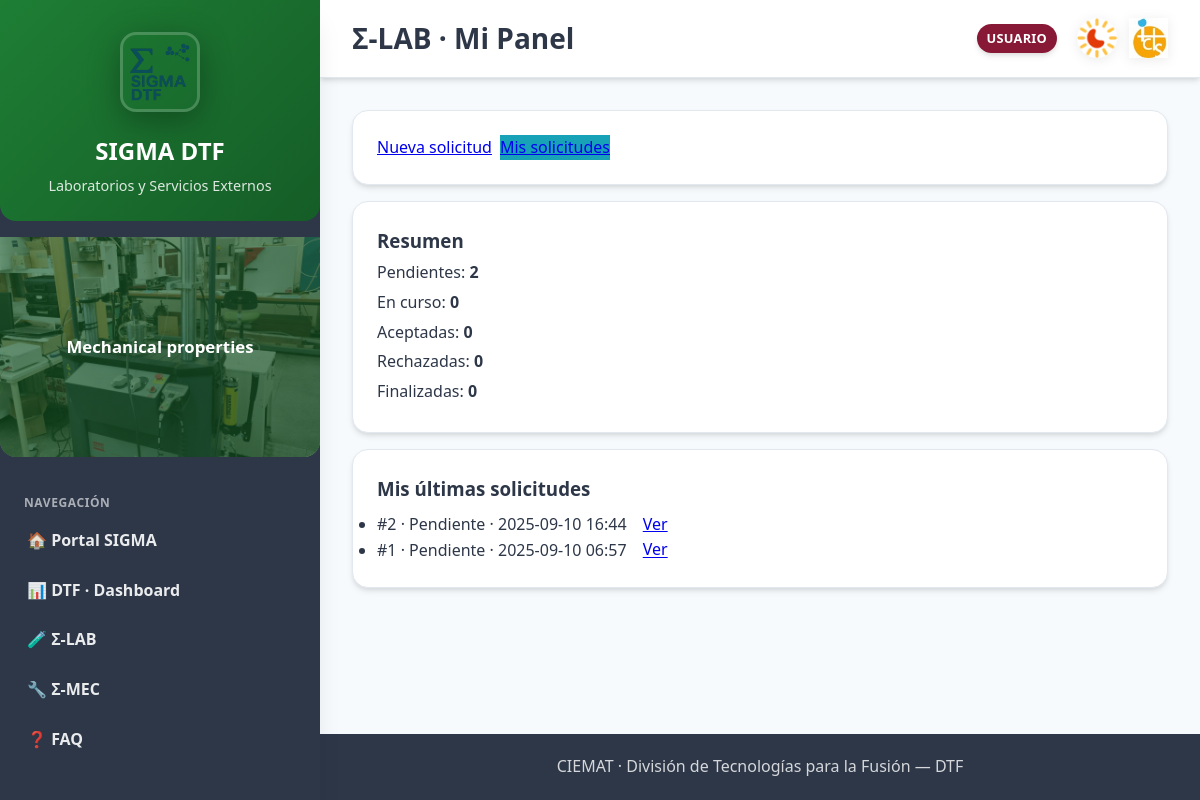
The page /dtf/lab/panel/usuario/ (signed in) on the database its author committed.
### sigmalab/models.py (models this page shows, shortened)
class Solicitud(models.Model):
    class Estado(models.TextChoices):
        PENDIENTE  = "pendiente",  "Pendiente"
        ACEPTADA   = "aceptada",   "Aceptada"
        RECHAZADA  = "rechazada",  "Rechazada"
        EN_CURSO   = "en_curso",   "En curso"
        FINALIZADA = "finalizada", "Finalizada"
    solicitante = models.ForeignKey(
        settings.AUTH_USER_MODEL, on_delete=models.PROTECT, related_name="solicitudes"
    )
    tecnico_asignado = models.ForeignKey(
        settings.AUTH_USER_MODEL,
        on_delete=models.PROTECT,
        null=True,
        blank=True,
        related_name="solicitudes_asignadas",
    )
    material = models.CharField(max_length=200, blank=True)
    procedencia = models.CharField(max_length=200, blank=True)
    tratamiento_previo = models.CharField(max_length=200, blank=True)
    requisitos_finales = models.TextField(blank=True)
    observaciones = models.TextField(blank=True)
    corte = models.BooleanField(default=False)
    empastillado = models.BooleanField(default=False)
    lijado = models.BooleanField(default=False)
    pulido = models.BooleanField(default=False)
    electropulido = models.BooleanField(default=False)
    trat_quimico = models.BooleanField(default=False)
    trat_termico = models.BooleanField(default=False)
    estado = models.CharField(max_length=20, choices=Estado.choices, default=Estado.PENDIENTE)
    codigo_muestra = models.CharField(
        max_length=20, blank=True, null=True, help_text="Se puede asignar al aceptar (p.ej. 25-001)"
    )
    creado_en = models.DateTimeField(auto_now_add=True)
    actualizado_en = models.DateTimeField(auto_now=True)
    aceptado_en = models.DateTimeField(null=True, blank=True)
    finalizado_en = models.DateTimeField(null=True, blank=True)
    class Meta:
        ordering = ["-creado_en"]
        verbose_name = "Solicitud"
        verbose_name_plural = "Solicitudes"

### sigmalab/views.py (the view)
# urls.py: path("panel/usuario/", views.panel_usuario, name="panel-usuario"),
@login_required_dtf
def panel_usuario(request):
    mias = Solicitud.objects.filter(solicitante=request.user).select_related("solicitante").order_by("-creado_en")[:10]
    estados = (
        Solicitud.objects.filter(solicitante=request.user)
        .values("estado").annotate(n=Count("id"))
    )
    recuento = {"pendiente":0,"aceptada":0,"rechazada":0,"en_curso":0,"finalizada":0}
    for e in estados:
        recuento[e["estado"]] = e["n"]
    return render(request, "sigmalab/panel_usuario.html", {
        "mias": mias,
        "recuento": recuento,
    })

### icts/context_processors.py (called while the page is built)
def icts_ui(request):
    user = request.user
    role = ""
    if user.is_authenticated:
        if user.is_superuser:
            role = "Admin"
        elif user.groups.filter(name__iexact="managers").exists():
            role = "Manager"
        elif user.groups.filter(name__iexact="responsables").exists():
            role = "Responsable"
        elif user.groups.filter(name__iexact="revisores").exists():
            role = "Revisor"
        else:
            role = "Usuario"
    return {"icts_role_name": role}

### sigmalab/context_processors.py (called while the page is built)
def lab_role(request):
    role = None
    if request.user.is_authenticated:
        if (request.user.is_superuser
            or request.user.groups.filter(name="Técnicos Σ-LAB").exists()):
            role = "TECNICO"
        else:
            role = "USUARIO"
    return {"LAB_ROLE": role}

### sigmalab/templates/sigmalab/panel_usuario.html (shortened to what this page needs)
{% extends "base_dtf.html" %}
{% block page_title %}Σ-LAB · Mi Panel{% endblock %}
{% block content %}
<div class="card" style="margin-bottom:1rem;">
  <div style="display:flex; gap:.5rem; flex-wrap:wrap;">
    <a class="cta" href="{% url 'sigmalab:nueva-solicitud' %}">Nueva solicitud</a>
    <a class="cta" href="{% url 'sigmalab:mis-solicitudes' %}" style="background:var(--accent)">Mis solicitudes</a>
  </div>
</div>
<div class="card" style="margin-bottom:1rem;">
  <h3>Resumen</h3>
  <p style="margin:.25rem 0;">Pendientes: <strong>{{ recuento.pendiente }}</strong></p>
  <p style="margin:.25rem 0;">En curso: <strong>{{ recuento.en_curso }}</strong></p>
  <p style="margin:.25rem 0;">Aceptadas: <strong>{{ recuento.aceptada }}</strong></p>
  <p style="margin:.25rem 0;">Rechazadas: <strong>{{ recuento.rechazada }}</strong></p>
  <p style="margin:.25rem 0;">Finalizadas: <strong>{{ recuento.finalizada }}</strong></p>
</div>
<div class="card">
  <h3>Mis últimas solicitudes</h3>
  <ul style="margin-top:.5rem;">
    {% for s in mias %}
      <li>
        #{{ s.id }} · {{ s.get_estado_display }} · {{ s.creado_en|date:"Y-m-d H:i" }}
        <a class="cta" style="padding:.15rem .5rem; margin-left:.25rem;"
           href="{% url 'sigmalab:detalle-solicitud' s.id %}">Ver</a>
      </li>
    {% empty %}
      <li>No tienes solicitudes.</li>
    {% endfor %}
  </ul>
</div>
{% endblock %}

### rows shown on the page
Solicitud: id "2", estado "Pendiente", creado_en "2025-09-10 16:44"
Solicitud: id "1", estado "Pendiente", creado_en "2025-09-10 06:57"

### other values the page prints
{{ LAB_ROLE }} "USUARIO"
{{ recuento.pendiente }} "2"
{{ recuento.en_curso }} "0"
{{ recuento.aceptada }} "0"
{{ recuento.rechazada }} "0"
{{ recuento.finalizada }} "0"
